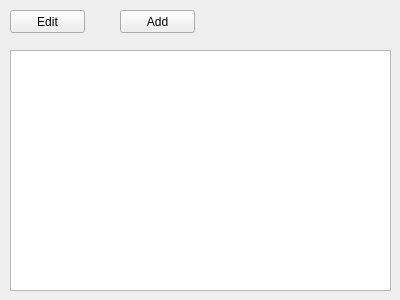
<?xml version="1.0" encoding="UTF-8"?>
<ui version="4.0">
 <class>Form</class>
 <widget class="QWidget" name="Form">
  <property name="geometry">
   <rect>
    <x>0</x>
    <y>0</y>
    <width>400</width>
    <height>300</height>
   </rect>
  </property>
  <property name="windowTitle">
   <string>Form</string>
  </property>
  <widget class="QTableWidget" name="table">
   <property name="geometry">
    <rect>
     <x>10</x>
     <y>50</y>
     <width>381</width>
     <height>241</height>
    </rect>
   </property>
  </widget>
  <widget class="QPushButton" name="bEdit">
   <property name="geometry">
    <rect>
     <x>10</x>
     <y>10</y>
     <width>75</width>
     <height>23</height>
    </rect>
   </property>
   <property name="text">
    <string>Edit</string>
   </property>
  </widget>
  <widget class="QPushButton" name="bAdd">
   <property name="geometry">
    <rect>
     <x>120</x>
     <y>10</y>
     <width>75</width>
     <height>23</height>
    </rect>
   </property>
   <property name="text">
    <string>Add</string>
   </property>
  </widget>
 </widget>
 <resources/>
 <connections/>
</ui>
